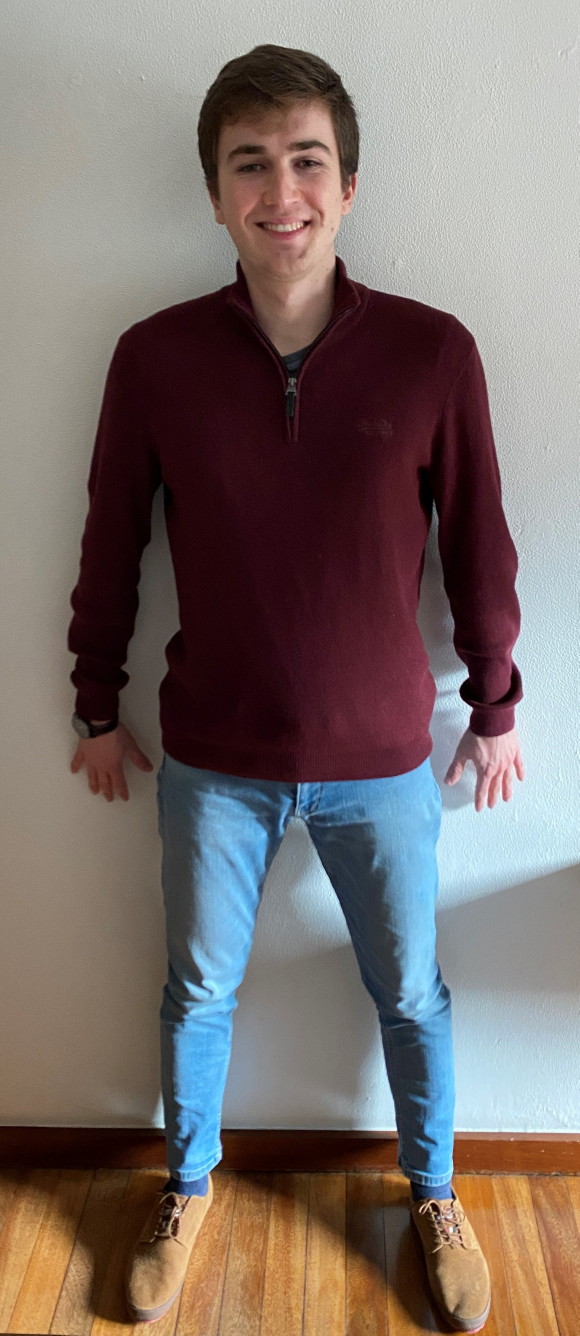
#> input picture orb/persona4.jpg, 1738 x 4006 px, found by its file name (shown at 1/3 size)
$ python webORB.py
#> lines starting #> are read from the running program, lines starting #| are printed output that depends on the picture
import cv2 as cv2
import matplotlib.pyplot as plt
import numpy as np

# Load the image
image1 = cv2.imread('orb/persona4.jpg')
#> image1 is the input picture: shape (4006, 1738, 3); mean B, G, R 107.6, 111.1, 122.6

# Convert the training image to RGB
training_image = cv2.cvtColor(image1, cv2.COLOR_BGR2RGB)

# Convert the training image to gray scale
training_gray = cv2.cvtColor(training_image, cv2.COLOR_RGB2GRAY)
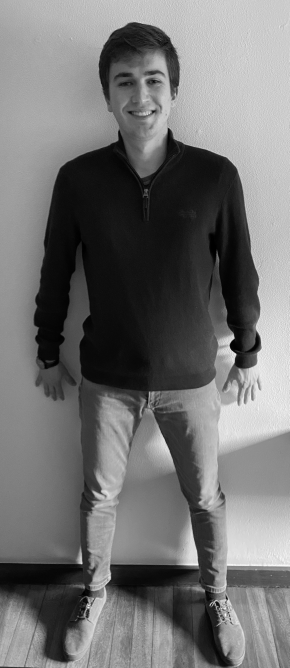
#> training_gray: shape (4006, 1738) (shown at 1/6 size); min 0, max 255, mean 114.1

# Create test image by adding Scale Invariance and Rotational Invariance
test_image = cv2.pyrDown(training_image)
test_image = cv2.pyrDown(test_image)
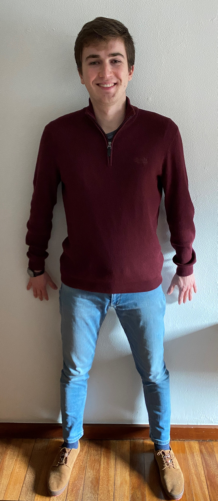
#> test_image: shape (1002, 435, 3) (shown at 1/2 size); mean R, G, B 122.7, 111.2, 107.7
num_rows, num_cols = test_image.shape[:2]

rotation_matrix = cv2.getRotationMatrix2D((num_cols/2, num_rows/2), 30, 1)
test_image = cv2.warpAffine(test_image, rotation_matrix, (num_cols, num_rows))
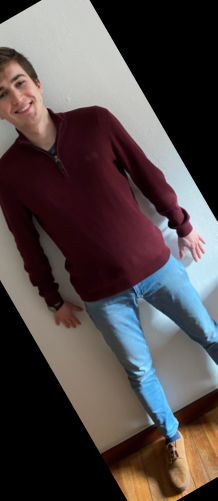
#> test_image: shape (1002, 435, 3) (shown at 1/2 size); mean R, G, B 81.3, 72.4, 72.3

test_gray = cv2.cvtColor(test_image, cv2.COLOR_RGB2GRAY)
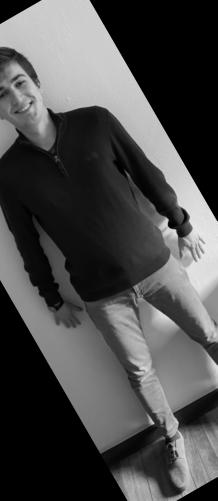
#> test_gray: shape (1002, 435) (shown at 1/2 size); min 0, max 238, mean 75

# Display traning image and testing image
fx, plots = plt.subplots(1, 2, figsize=(20,10))

plots[0].set_title("Training Image")
plots[0].imshow(training_image)

plots[1].set_title("Testing Image")
plots[1].imshow(test_image)


orb = cv2.ORB_create()

train_keypoints, train_descriptor = orb.detectAndCompute(training_gray, None)
#> train_keypoints = 500 keypoints; strongest (x, y, size): (1291, 3613, 77.1), (1412, 2125, 111.1), (1293, 3613, 92.6), (1297, 3612, 111.1)
test_keypoints, test_descriptor = orb.detectAndCompute(test_gray, None)
#> test_keypoints = 500 keypoints; strongest (x, y, size): (338, 453, 77.1), (337, 451, 92.6), (336, 450, 64.3), (348, 460, 77.1)

keypoints_without_size = np.copy(training_image)
keypoints_with_size = np.copy(training_image)

cv2.drawKeypoints(training_image, train_keypoints,
                  keypoints_without_size, color=(0, 255, 0))

cv2.drawKeypoints(training_image, train_keypoints, keypoints_with_size,
                  flags=cv2.DRAW_MATCHES_FLAGS_DRAW_RICH_KEYPOINTS)

# Display image with and without keypoints size
fx, plots = plt.subplots(1, 2, figsize=(20, 10))

plots[0].set_title("Train keypoints With Size")
plots[0].imshow(keypoints_with_size, cmap='gray')

plots[1].set_title("Train keypoints Without Size")
plots[1].imshow(keypoints_without_size, cmap='gray')

# Print the number of keypoints detected in the training image
print("Number of Keypoints Detected In The Training Image: ", len(train_keypoints))
#| Number of Keypoints Detected In The Training Image:  500

# Print the number of keypoints detected in the query image
print("Number of Keypoints Detected In The Query Image: ", len(test_keypoints))
#| Number of Keypoints Detected In The Query Image:  500


# Create a Brute Force Matcher object.
bf = cv2.BFMatcher(cv2.NORM_HAMMING, crossCheck=True)

# Perform the matching between the ORB descriptors of the training image and the test image
matches = bf.match(train_descriptor, test_descriptor)
#> matches = 115 matches

# The matches with shorter distance are the ones we want.
matches = sorted(matches, key=lambda x: x.distance)

result = cv2.drawMatches(training_image, train_keypoints,
                         test_gray, test_keypoints, matches, test_gray, flags=2)
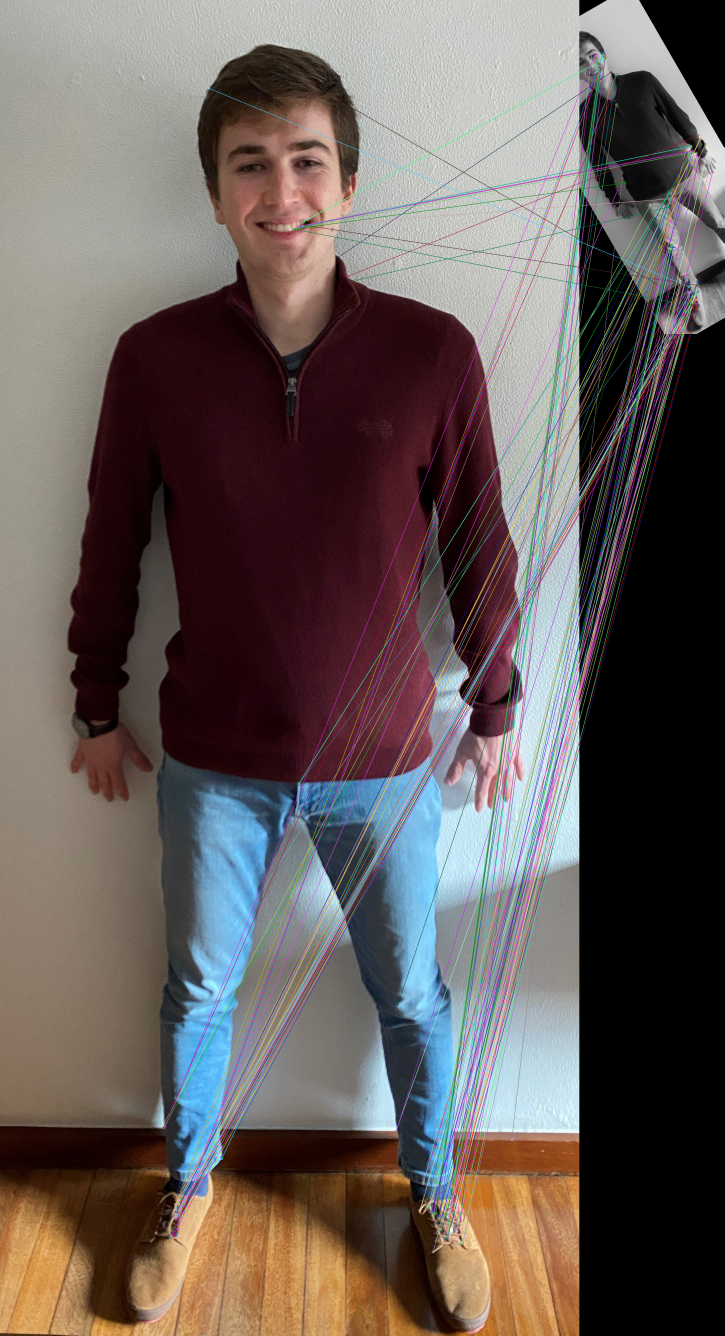
#> result: shape (4006, 2173, 3) (shown at 1/3 size); mean R, G, B 102.7, 92.9, 90.3

# Display the best matching points
plt.rcParams['figure.figsize'] = [14.0, 7.0]
plt.title('Best Matching Points')
plt.imshow(result)
plt.show()

# Print total number of matching points between the training and query images
print("\nNumber of Matching Keypoints Between The Training and Query Images: ", len(matches))
#| Number of Matching Keypoints Between The Training and Query Images:  115

$ run again, with orb/persona1.JPG copied over orb/persona4.jpg
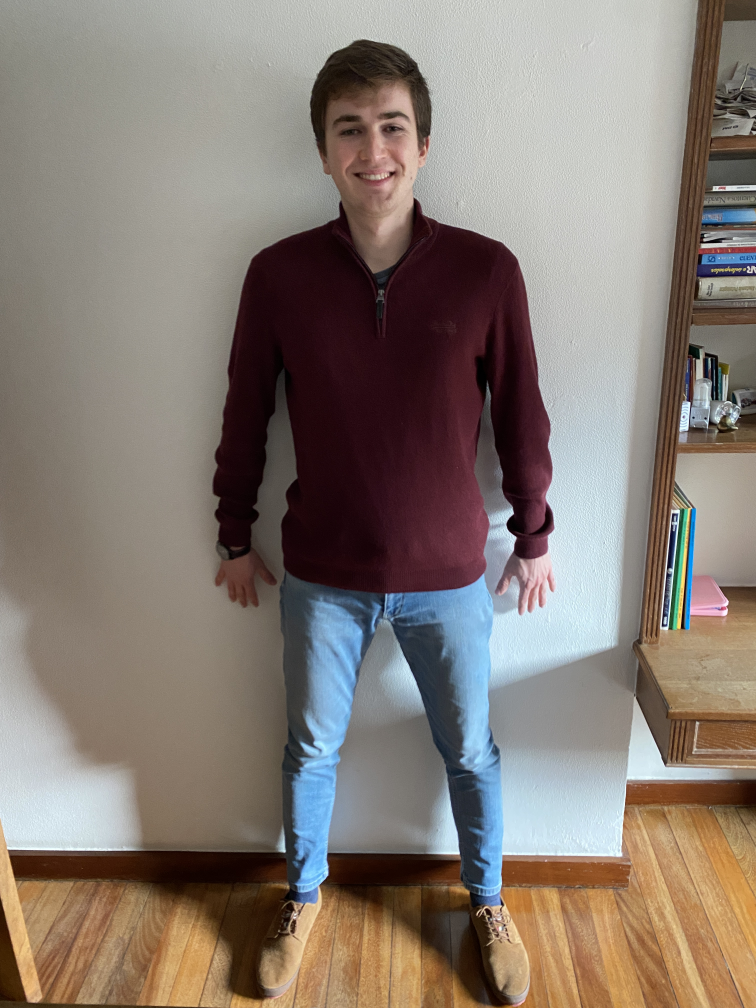
#> input picture orb/persona1.JPG, 3024 x 4032 px, found by its file name (shown at 1/4 size)
#> image1 is the input picture: shape (4032, 3024, 3); mean B, G, R 115.2, 123.3, 134.1
#> `test_gray = cv2.cvtColor(test_image, cv2.COLOR_RGB2GRAY)`:
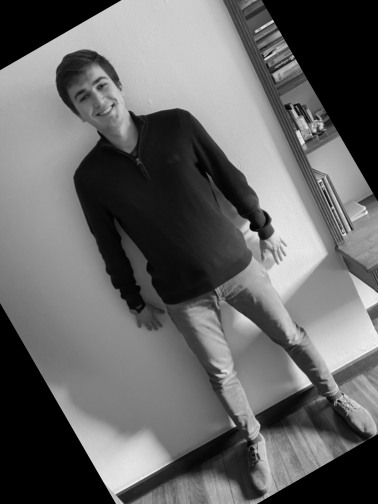
#> test_gray: shape (1008, 756) (shown at 1/2 size); min 0, max 249, mean 102
#> train_keypoints = 500 keypoints; strongest (x, y, size): (2952, 1711, 31), (2951, 1711, 37.2), (2649, 2499, 92.6), (2652, 2501, 111.1)
#> test_keypoints = 500 keypoints; strongest (x, y, size): (546, 43, 31), (545, 41, 31), (502, 457, 92.6), (500, 455, 77.1)
#| Number of Keypoints Detected In The Training Image:  500
#| Number of Keypoints Detected In The Query Image:  500
#> matches = 141 matches
#> `result = cv2.drawMatches(training_image, train_keypoints, test_gray, t..`:
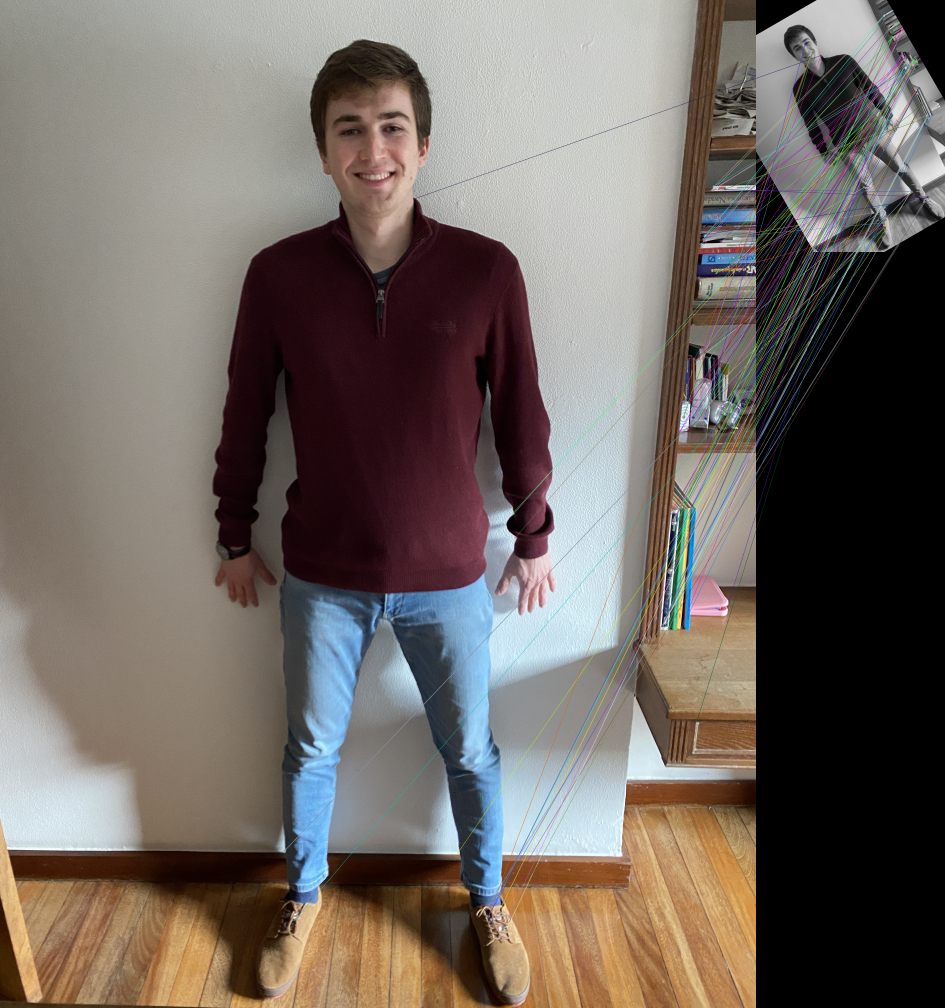
#> result: shape (4032, 3780, 3) (shown at 1/4 size); mean R, G, B 112.9, 104.4, 98
#| Number of Matching Keypoints Between The Training and Query Images:  141

$ run again, with orb/persona2.JPG copied over orb/persona4.jpg
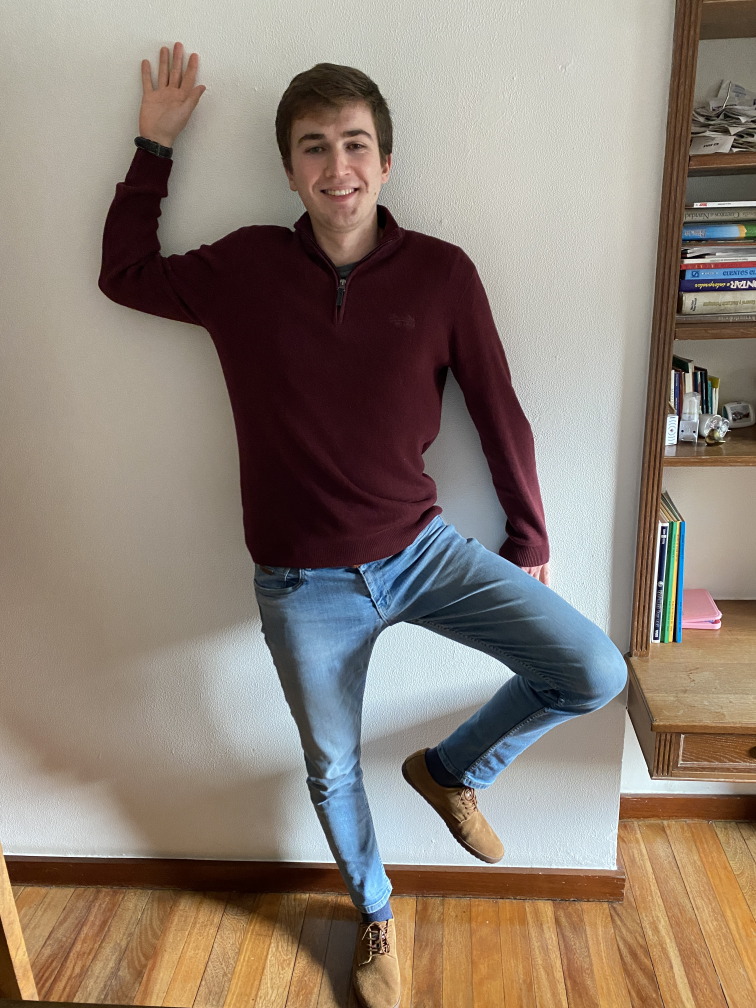
#> input picture orb/persona2.JPG, 3024 x 4032 px, found by its file name (shown at 1/4 size)
#> image1 is the input picture: shape (4032, 3024, 3); mean B, G, R 117, 127.9, 140.9
#> `test_gray = cv2.cvtColor(test_image, cv2.COLOR_RGB2GRAY)`:
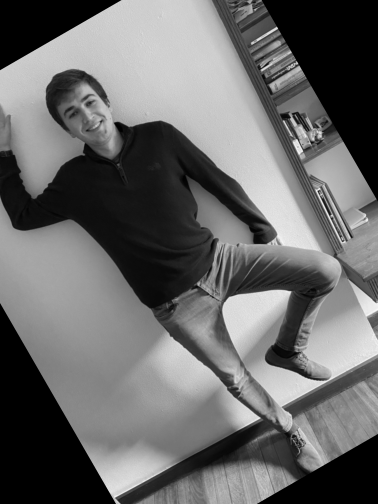
#> test_gray: shape (1008, 756) (shown at 1/2 size); min 0, max 250, mean 105.6
#> train_keypoints = 500 keypoints; strongest (x, y, size): (2657, 2169, 31), (2658, 2136, 31), (2655, 2172, 31), (2653, 2167, 37.2)
#> test_keypoints = 500 keypoints; strongest (x, y, size): (554, 57, 31), (552, 55, 37.2), (636, 382, 31), (594, 127, 31)
#| Number of Keypoints Detected In The Training Image:  500
#| Number of Keypoints Detected In The Query Image:  500
#> matches = 141 matches
#> `result = cv2.drawMatches(training_image, train_keypoints, test_gray, t..`:
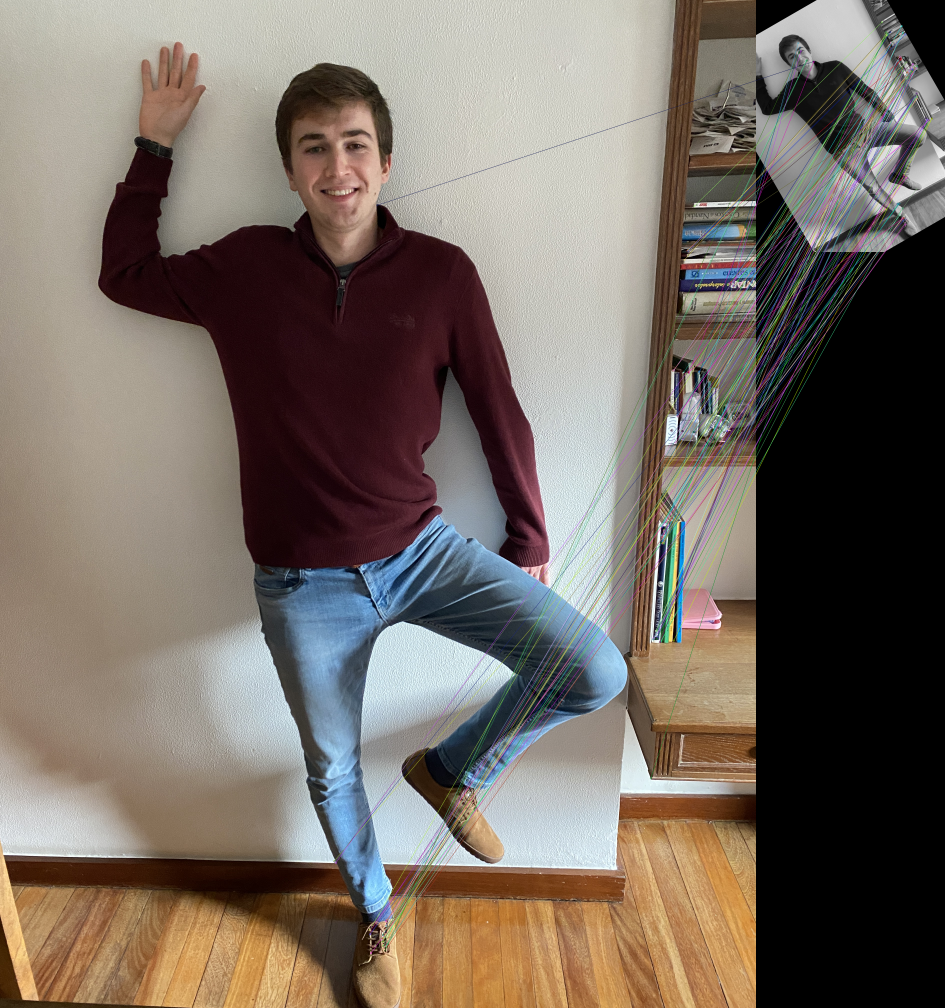
#> result: shape (4032, 3780, 3) (shown at 1/4 size); mean R, G, B 118.6, 108.3, 99.6
#| Number of Matching Keypoints Between The Training and Query Images:  141
